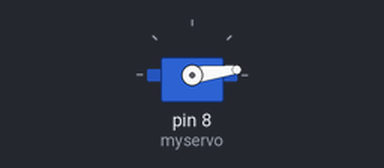
Bench run of a sketch on a simulated Arduino Uno, built with avr-gcc and run on an emulated ATmega328P. Shown: servo. What the sketch prints to the serial monitor is not drawn.

Above: at 0.15 s.
At 2.25 s:
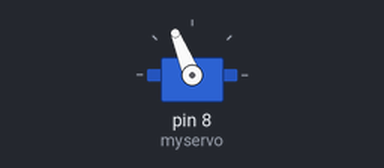
At 3.76 s:
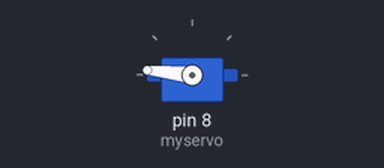
At 7.3 s:
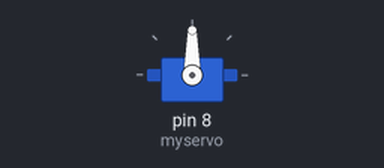
Timing chart, 0 to 8.8 s (numbered marks = the images above):
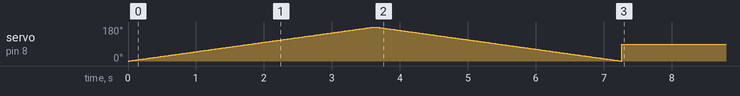

The sketch:

servomoteur.ino
```cpp
#include <Servo.h>

Servo myservo;

void setup() {
  Serial.begin(9600);
  Serial.println("< START >");

  myservo.attach(8);   // Servo control
}

int count = 0;

void loop() {
  if (count > 0) {
    myservo.write(90);
    return;
  }
  count++;

 for(int pos = 0; pos <= 180; pos += 1)  {
    myservo.write(pos);
    delay(20);
  }
  for(int pos = 180; pos>=0; pos-=1)  {
    myservo.write(pos);
     delay(20);
  }
}
```
